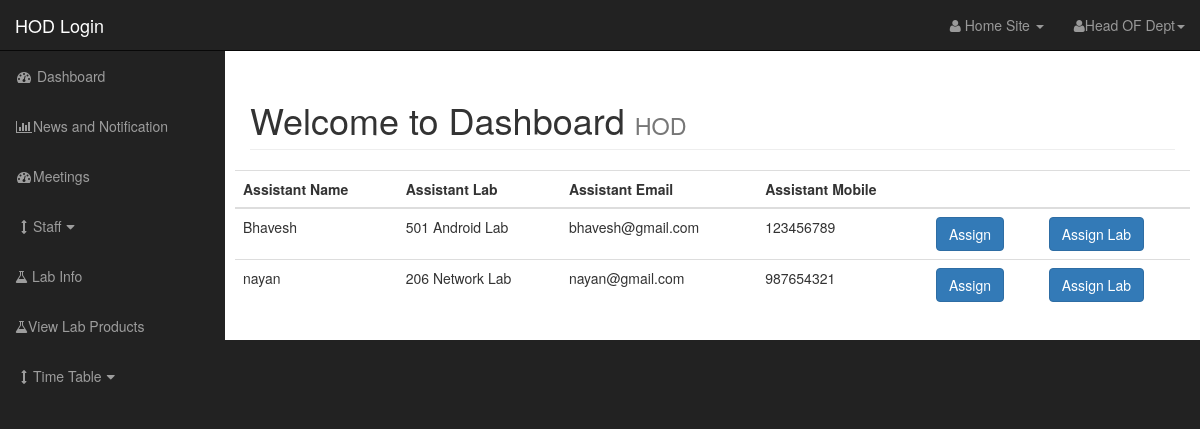
The app's page /HOD/dashboard.php?source=view_non_teaching_staff (signed in) with its own data.
### tables this page shows
CREATE TABLE `lab_assistant` (
  `id` int(11) NOT NULL,
  `Assistant_name` varchar(255) NOT NULL,
  `assistant_lab` varchar(255) NOT NULL,
  `email` varchar(255) NOT NULL,
  `assistant_username` varchar(255) NOT NULL,
  `password` varchar(255) NOT NULL,
  `branch` varchar(255) NOT NULL,
  `mobile` int(11) NOT NULL
);

### HOD/includes/view_non_teaching_staff.php (the view)
<table class="table table-hover table-responsive">
        <tr>
            <th>Assistant Name</th>
            <th>Assistant Lab</th>
            <th>Assistant Email</th>
            <th>Assistant Mobile</th>
            <th></th>
            <th></th>
        </tr>
    <tbody>
         <?php
$query = "select * from lab_assistant";
$view_query = mysqli_query($connection, $query);
while($row = mysqli_fetch_assoc($view_query)){
    $assistant_id = $row['id'];
    $assistant_name = $row['Assistant_name'];
    $assistant_lab = $row['assistant_lab'];
    $assistant_email = $row['email'];
    $assistant_mobile = $row['mobile'];
        echo "<tr>";
        echo "<td>$assistant_name</td>";
        echo "<td>$assistant_lab</td>";
        echo "<td>$assistant_email</td>";
        echo "<td>$assistant_mobile</td>";
        echo"<td><a href='dashboard.php?source=assign_lab_duty&id=$assistant_id'class='btn btn-primary'>Assign</td>";
        echo"<td><a href='dashboard.php?source=assign_lab&id=$assistant_id'class='btn btn-primary'>Assign Lab</td>";
        echo "</tr>";
}
?>
    </tbody>
    </table>

### HOD/css/sb-admin.css (style rules this page uses)
body { margin-top: 100px; background-color: #222; }
@media (min-width:768px) { body { margin-top: 50px; } }

### records on screen
lab_assistant: Assistant_name "Bhavesh", assistant_lab "501 Android Lab", email "bhavesh@gmail.com", mobile "123456789"
lab_assistant: Assistant_name "nayan", assistant_lab "206 Network Lab", email "nayan@gmail.com", mobile "987654321"
